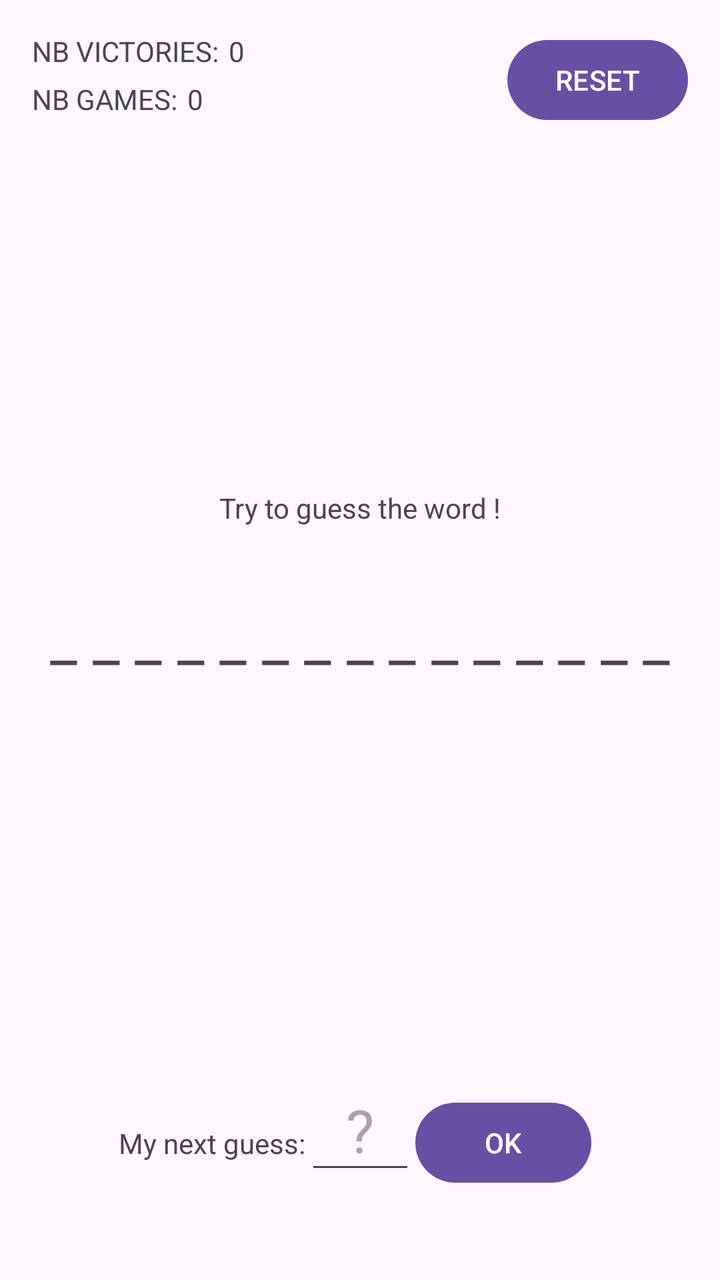
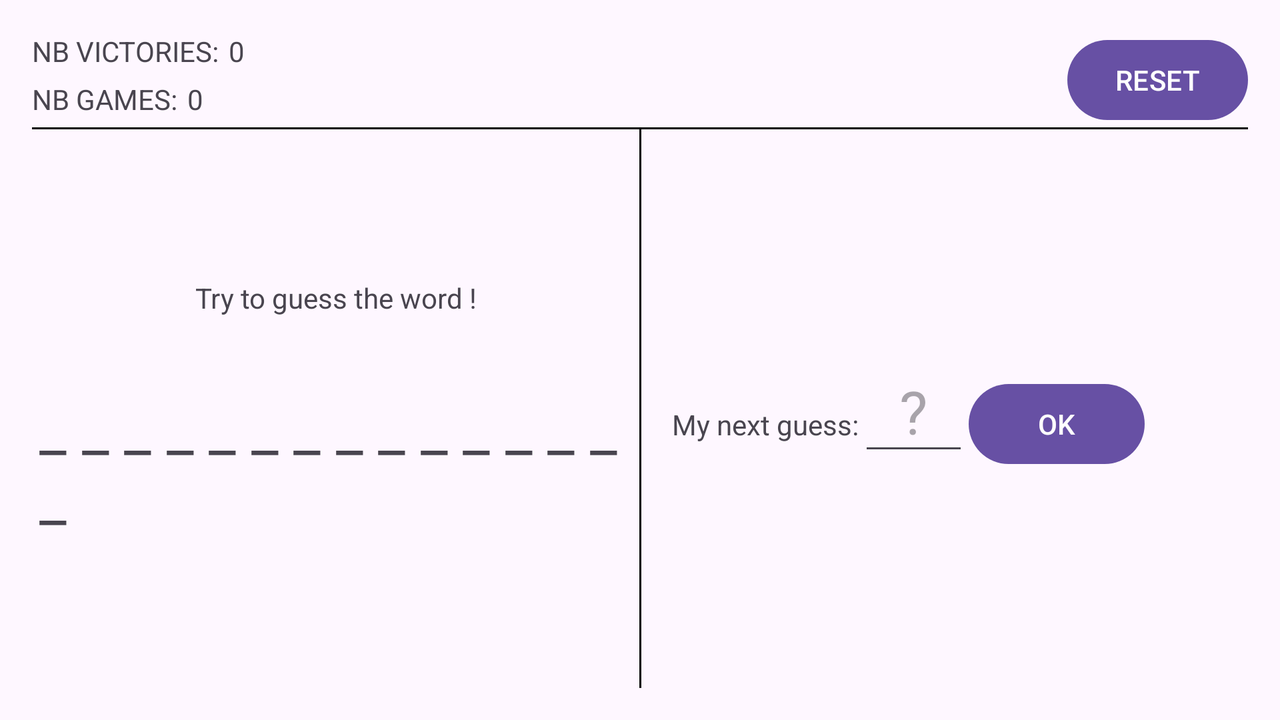

An Android layout and its configuration variant, each rendered on a device that would load it. The default file and the variant file are quoted in full after the pictures.
<!-- AndroidManifest.xml: activity theme Theme.HangmanGame -->
<!-- res/layout/activity_main.xml -->
<?xml version="1.0" encoding="utf-8"?>
<androidx.constraintlayout.widget.ConstraintLayout
    xmlns:android="http://schemas.android.com/apk/res/android"
    xmlns:app="http://schemas.android.com/apk/res-auto"
    android:id="@+id/main"
    android:layout_width="match_parent"
    android:layout_height="match_parent"
    android:layout_margin="@dimen/fab_margin"
    >

    <include layout="@layout/gamestats"
        android:layout_height="wrap_content"
        android:layout_width="match_parent"
        android:id="@+id/gamestats"
        />

    <include layout="@layout/gameresult"
        android:id="@+id/gameresult"
        android:layout_height="wrap_content"
        android:layout_width="match_parent"
        app:layout_constraintTop_toBottomOf="@id/gamestats"
        app:layout_constraintBottom_toTopOf="@id/gameinput"
        />

    <include layout="@layout/gameinput"
        android:id="@+id/gameinput"
        android:layout_height="wrap_content"
        android:layout_width="match_parent"
        app:layout_constraintBottom_toBottomOf="parent"
        android:layout_margin="@dimen/fab_margin"
        />

</androidx.constraintlayout.widget.ConstraintLayout>
<!-- res/layout/gamestats.xml (included above) -->
<?xml version="1.0" encoding="utf-8"?>
<androidx.constraintlayout.widget.ConstraintLayout xmlns:android="http://schemas.android.com/apk/res/android"
    xmlns:app="http://schemas.android.com/apk/res-auto"
    android:layout_width="match_parent"
    android:layout_height="wrap_content">

    <TextView
        android:id="@+id/lblVictories"
        android:layout_width="wrap_content"
        android:layout_height="wrap_content"
        android:text="@string/nb_victories"
        app:layout_constraintTop_toTopOf="parent"
        app:layout_constraintStart_toStartOf="parent"
        />

    <TextView
        android:id="@+id/txtVictories"
        android:layout_width="wrap_content"
        android:layout_height="wrap_content"
        app:layout_constraintTop_toTopOf="parent"
        app:layout_constraintStart_toEndOf="@id/lblVictories"
        android:layout_marginStart="5dp"
        android:text="@string/initial_result"
        />

    <TextView
        android:id="@+id/lblGames"
        android:layout_width="wrap_content"
        android:layout_height="wrap_content"
        android:text="@string/nb_games"
        app:layout_constraintTop_toBottomOf="@id/lblVictories"
        app:layout_constraintStart_toStartOf="parent"
        app:layout_constraintBottom_toBottomOf="parent"
        />

    <TextView
        android:id="@+id/txtGames"
        android:layout_width="wrap_content"
        android:layout_height="wrap_content"
        app:layout_constraintTop_toTopOf="@id/lblGames"
        app:layout_constraintStart_toEndOf="@id/lblGames"
        android:layout_marginStart="5dp"
        android:text="@string/initial_result"
        />

    <Button
        android:id="@+id/btnReset"
        android:layout_width="wrap_content"
        android:layout_height="wrap_content"
        android:text="@string/reset"
        app:layout_constraintTop_toTopOf="parent"
        app:layout_constraintBottom_toBottomOf="parent"
        app:layout_constraintEnd_toEndOf="parent"
        />

</androidx.constraintlayout.widget.ConstraintLayout>
<!-- res/layout/gameresult.xml (included above) -->
<?xml version="1.0" encoding="utf-8"?>
<androidx.constraintlayout.widget.ConstraintLayout
    xmlns:android="http://schemas.android.com/apk/res/android"
    xmlns:app="http://schemas.android.com/apk/res-auto"
    xmlns:tools="http://schemas.android.com/tools"
    android:layout_width="match_parent"
    android:layout_height="wrap_content"
    >

    <TextView
        android:id="@+id/txt3"
        android:layout_width="wrap_content"
        android:layout_height="wrap_content"
        android:text="@string/try_guess"
        app:layout_constraintTop_toTopOf="parent"
        app:layout_constraintStart_toStartOf="parent"
        app:layout_constraintEnd_toEndOf="parent"
        />

    <TextView
        android:id="@+id/triesLeft"
        android:layout_width="wrap_content"
        android:layout_height="wrap_content"
        app:layout_constraintEnd_toEndOf="parent"
        app:layout_constraintStart_toStartOf="parent"
        app:layout_constraintTop_toBottomOf="@id/txt3" />

    <TextView
        android:id="@+id/letter1"
        android:layout_margin="@dimen/fab_margin"
        tools:ignore="HardcodedText"
        android:text="_______________"
        android:textSize="30sp"
        android:letterSpacing="0.25"
        android:layout_width="wrap_content"
        android:layout_height="wrap_content"
        app:layout_constraintStart_toStartOf="parent"
        app:layout_constraintEnd_toEndOf="parent"
        app:layout_constraintTop_toBottomOf="@id/triesLeft"
        />

</androidx.constraintlayout.widget.ConstraintLayout>
<!-- res/layout/gameinput.xml (included above) -->
<?xml version="1.0" encoding="utf-8"?>
<androidx.constraintlayout.widget.ConstraintLayout
    xmlns:android="http://schemas.android.com/apk/res/android"
    xmlns:app="http://schemas.android.com/apk/res-auto"
    android:layout_width="match_parent"
    android:layout_height="wrap_content"
    >

    <androidx.constraintlayout.widget.ConstraintLayout
        android:layout_width="match_parent"
        android:layout_height="wrap_content"
        app:layout_constraintTop_toTopOf="parent"
        app:layout_constraintStart_toStartOf="parent"
        app:layout_constraintEnd_toEndOf="parent"
        android:layout_margin="@dimen/fab_margin"
        >

        <TextView
            android:id="@+id/lblGuess"
            android:layout_width="wrap_content"
            android:layout_height="wrap_content"
            android:text="@string/next_guess"
            app:layout_constraintTop_toTopOf="parent"
            app:layout_constraintBottom_toBottomOf="parent"
            app:layout_constraintEnd_toStartOf="@id/txtLetter"
            />

        <EditText
            android:id="@+id/txtLetter"
            android:layout_width="55dp"
            android:layout_height="wrap_content"
            app:layout_constraintStart_toStartOf="parent"
            app:layout_constraintEnd_toEndOf="parent"
            app:layout_constraintTop_toTopOf="parent"
            app:layout_constraintBottom_toBottomOf="@id/txtLetter"
            android:layout_margin="@dimen/fab_margin"
            android:inputType="text|textCapCharacters"
            android:maxLength="1"
            android:textSize="30sp"
            android:textAlignment="center"
            android:hint="@string/hint_letter_to_guess"
            android:importantForAutofill="no"
            />

        <Button
            android:id="@+id/newLetter"
            android:layout_width="wrap_content"
            android:layout_height="wrap_content"
            android:text="@string/ok"
            app:layout_constraintBottom_toBottomOf="parent"
            app:layout_constraintTop_toTopOf="parent"
            app:layout_constraintStart_toEndOf="@id/txtLetter"
            />

    </androidx.constraintlayout.widget.ConstraintLayout>

</androidx.constraintlayout.widget.ConstraintLayout>
<!-- resources referenced by this layout -->
<resources>
  <dimen name="fab_margin">16dp</dimen>
  <string name="hint_letter_to_guess">"?"</string>
  <string name="initial_result">0</string>
  <string name="nb_games">NB GAMES:</string>
  <string name="nb_victories">NB VICTORIES:</string>
  <string name="next_guess">My next guess:</string>
  <string name="ok">OK</string>
  <string name="reset">RESET</string>
  <string name="try_guess">Try to guess the word !</string>
  <!-- from res/values-v23/ -->
  <style name="Theme.HangmanGame" parent="Base.Theme.HangmanGame">
          
          <item name="android:navigationBarColor">@android:color/transparent</item>
          <item name="android:statusBarColor">@android:color/transparent</item>
          <item name="android:windowLightStatusBar">?attr/isLightTheme</item>
      </style>
  <style name="Base.Theme.HangmanGame" parent="Theme.Material3.DayNight.NoActionBar">
          
          
      </style>
</resources>
<!-- res/layout-land/activity_main.xml (the repository's variant of the layout above) -->
<!-- drawn on the phone turned sideways -->
<?xml version="1.0" encoding="utf-8"?>
<androidx.constraintlayout.widget.ConstraintLayout xmlns:android="http://schemas.android.com/apk/res/android"
    xmlns:app="http://schemas.android.com/apk/res-auto"
    android:id="@+id/main"
    android:layout_width="match_parent"
    android:layout_height="match_parent"
    android:layout_margin="@dimen/fab_margin">

    <include
        android:id="@+id/fragment_gamestats"
        layout="@layout/gamestats"
        android:layout_width="match_parent"
        android:layout_height="wrap_content" />

    <View
        android:id="@+id/right_divider1"
        android:layout_width="0dp"
        android:layout_height="1dp"
        android:background="#000"
        app:layout_constraintBottom_toBottomOf="@id/fragment_gamestats"
        app:layout_constraintEnd_toEndOf="parent"
        app:layout_constraintHorizontal_bias="0.5"
        app:layout_constraintHorizontal_chainStyle="spread"
        app:layout_constraintStart_toStartOf="parent"
        app:layout_constraintTop_toBottomOf="@id/fragment_gamestats"
        app:layout_constraintVertical_bias="0.975"/>

    <include
        android:id="@+id/fragment_gameresult"
        layout="@layout/gameresult"
        android:layout_width="0dp"
        android:layout_height="wrap_content"
        app:layout_constraintBottom_toBottomOf="parent"
        app:layout_constraintTop_toBottomOf="@id/fragment_gamestats"
        app:layout_constraintWidth_percent="0.50" />

    <View
        android:id="@+id/right_divider2"
        android:layout_width="1dp"
        android:layout_height="0dp"
        android:background="#000"
        app:layout_constraintBottom_toBottomOf="parent"
        app:layout_constraintEnd_toStartOf="@id/fragment_gameinput"
        app:layout_constraintHorizontal_bias="0.5"
        app:layout_constraintHorizontal_chainStyle="spread"
        app:layout_constraintStart_toEndOf="@id/fragment_gameresult"
        app:layout_constraintTop_toBottomOf="@id/fragment_gamestats"
        app:layout_constraintVertical_bias="0.975"/>

    <include
        android:id="@+id/fragment_gameinput"
        layout="@layout/gameinput"
        android:layout_width="wrap_content"
        android:layout_height="wrap_content"
        app:layout_constraintBottom_toBottomOf="parent"
        app:layout_constraintStart_toEndOf="@id/fragment_gameresult"
        app:layout_constraintTop_toBottomOf="@id/fragment_gamestats" />

</androidx.constraintlayout.widget.ConstraintLayout>
